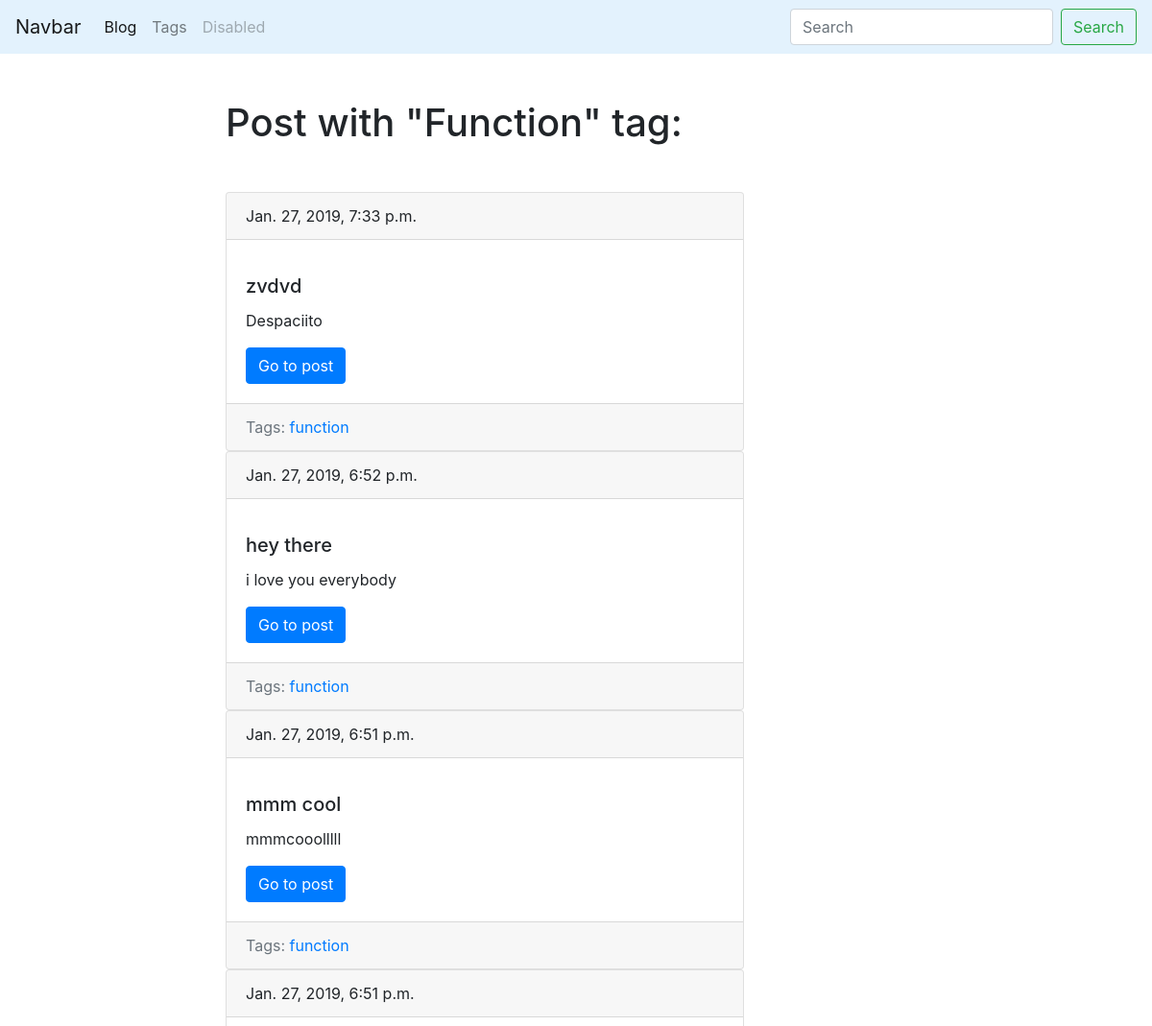
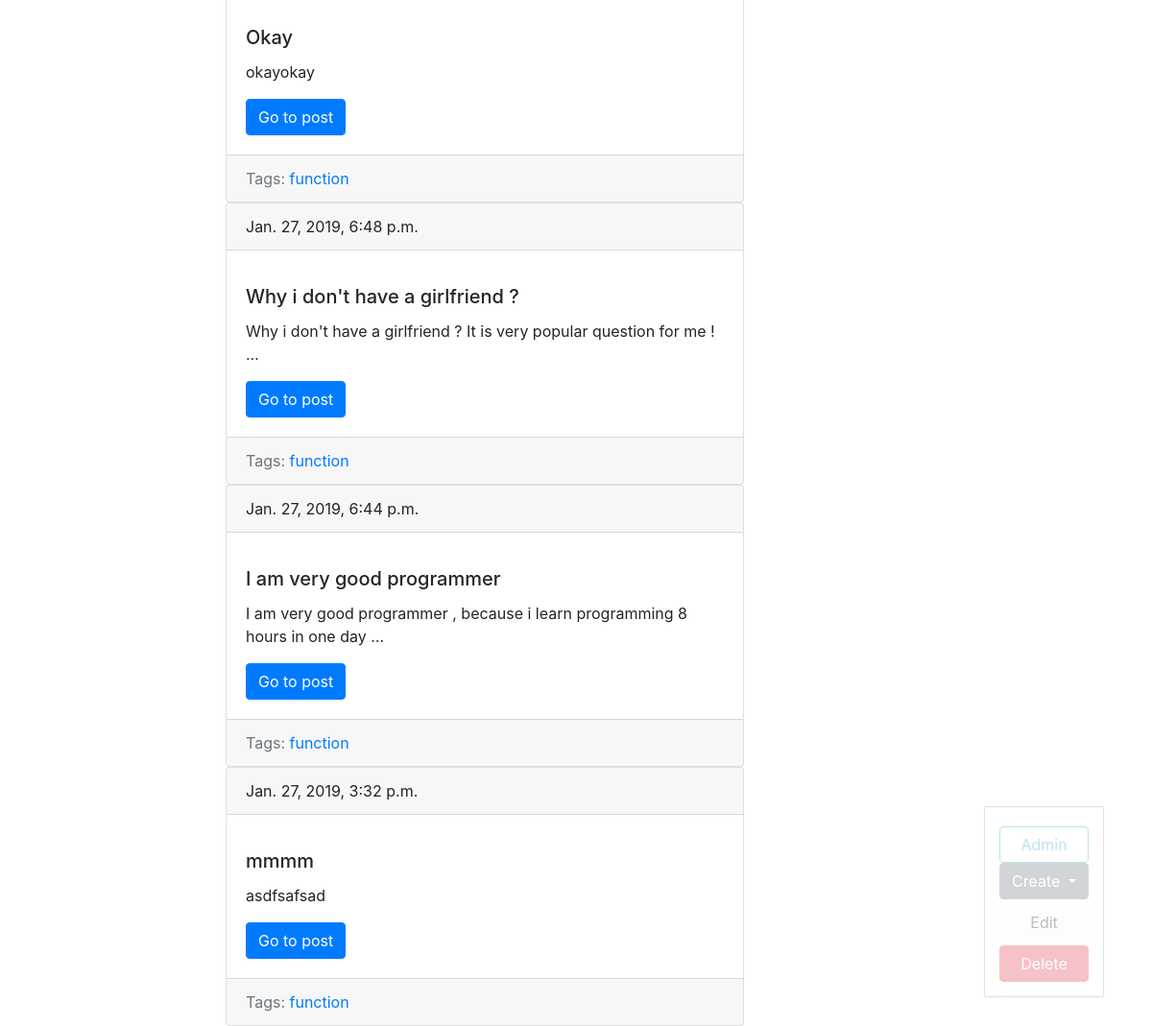
Page /blog/tag/function/ (signed in) on the committed database (2 pictures, top to bottom).
### blog/models.py (models this page shows, shortened)
class Tag(models.Model):
    title = models.CharField(max_length=50)
    slug  = models.SlugField(max_length=50,unique=True)
    def get_absolute_url(self):
        return reverse('tag_detail_url',kwargs={'slug':self.slug})
    def get_update_url(self):
        return reverse('tag_update_url',kwargs={'slug':self.slug})
    def get_delete_url(self):
        return reverse('tag_delete_url',kwargs={'slug':self.slug})
    class Meta:
        ordering = ['title']

class Post(models.Model):
    title = models.CharField(max_length=255,db_index=True)
    slug = models.SlugField(max_length=100,unique=True,blank=True)
    body = models.TextField(blank=True,db_index=True)
    date_pub = models.DateTimeField(auto_now_add=True)
    tags = models.ManyToManyField('Tag',blank=True,related_name='posts')
    def get_absolute_url(self):
        return reverse('post_detail_url',kwargs={'slug':self.slug})
    class Meta:
        ordering = ['-date_pub']

### blog/views.py (the view)
# urls.py: path('tag/<str:slug>/',TagDetail.as_view(),name='tag_detail_url'),
class TagDetail(ObjectDetailMixin,View):
    model = Tag
    template = 'blog/tag_detail.html'

### blog/utils.py (called while the page is built)
    def get(self,request,slug):
        obj = get_object_or_404(self.model,slug__iexact=slug)
        return render(request,self.template,context={self.model.__name__.lower():obj,'admin_object':obj,'detail':True})

### blog/templates/blog/tag_detail.html (shortened to what this page needs)
{% extends 'bases/base.html' %}
{% block content %}
  <h1 class='mb-5'>Post with "{{tag.title|title}}" tag:</h1>
  {% for post in tag.posts.all %}
        {% include 'blog/includes/post_card.html' %}
    {% endfor %}
{% endblock %}

### blog/templates/blog/includes/post_card.html
<div class="card">
    <div class="card-header mb-3">
      {{post.date_pub}}
    </div>
    <div class="card-body">
      <h5 class="card-title">{{post.title}}</h5>
      <p class="card-text">{{post.body|truncatewords:15}}</p>
      <a href="{{post.get_absolute_url}}" class="btn btn-primary">Go to post</a>
    </div>
<div class="card-footer text-muted">
 Tags:
   {% for tag in post.tags.all  %}
      <a href="{{tag.get_absolute_url}}">{{tag.title}}</a>
   {% endfor %}
</div>
  </div>

### rows in the picture
Tag: title "Function", title "function"
Post: date_pub "Jan. 27, 2019, 7:33 p.m.", title "zvdvd", body "Despaciito"
Post: date_pub "Jan. 27, 2019, 6:52 p.m.", title "hey there", body "i love you everybody"
Post: date_pub "Jan. 27, 2019, 6:51 p.m.", title "mmm cool", body "mmmcooolllll"
Post: date_pub "Jan. 27, 2019, 6:51 p.m.", title "Okay", body "okayokay"
Post: date_pub "Jan. 27, 2019, 6:48 p.m.", title "Why i don't have a girlfriend ?", body "Why i don't have a girlfriend ? It is very popular question for me ! …"
Post: date_pub "Jan. 27, 2019, 6:44 p.m.", title "I am very good programmer", body "I am very good programmer , because i learn programming 8 hours in one day …"
Post: date_pub "Jan. 27, 2019, 3:32 p.m.", title "mmmm", body "asdfsafsad"
